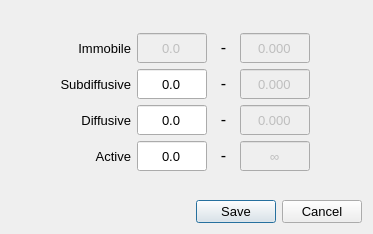
<?xml version="1.0" encoding="UTF-8"?>
<ui version="4.0">
 <class>Dialog</class>
 <widget class="QDialog" name="Dialog">
  <property name="geometry">
   <rect>
    <x>0</x>
    <y>0</y>
    <width>373</width>
    <height>234</height>
   </rect>
  </property>
  <property name="sizePolicy">
   <sizepolicy hsizetype="Fixed" vsizetype="Fixed">
    <horstretch>0</horstretch>
    <verstretch>0</verstretch>
   </sizepolicy>
  </property>
  <property name="maximumSize">
   <size>
    <width>16777215</width>
    <height>234</height>
   </size>
  </property>
  <property name="windowTitle">
   <string>Diffusivity configuration</string>
  </property>
  <property name="windowIcon">
   <iconset resource="resources/diffusivity_resources.qrc">
    <normaloff>:/icons/icons/ui-slider-050.png</normaloff>:/icons/icons/ui-slider-050.png</iconset>
  </property>
  <layout class="QVBoxLayout" name="verticalLayout">
   <item>
    <layout class="QGridLayout" name="gridLayout">
     <item row="3" column="2">
      <widget class="QLabel" name="label_8">
       <property name="sizePolicy">
        <sizepolicy hsizetype="Fixed" vsizetype="Fixed">
         <horstretch>0</horstretch>
         <verstretch>0</verstretch>
        </sizepolicy>
       </property>
       <property name="minimumSize">
        <size>
         <width>21</width>
         <height>16</height>
        </size>
       </property>
       <property name="baseSize">
        <size>
         <width>52</width>
         <height>16</height>
        </size>
       </property>
       <property name="font">
        <font>
         <pointsize>12</pointsize>
        </font>
       </property>
       <property name="text">
        <string>-</string>
       </property>
       <property name="alignment">
        <set>Qt::AlignCenter</set>
       </property>
      </widget>
     </item>
     <item row="3" column="1">
      <widget class="QLineEdit" name="txt_diffusive_min">
       <property name="sizePolicy">
        <sizepolicy hsizetype="Fixed" vsizetype="Fixed">
         <horstretch>0</horstretch>
         <verstretch>0</verstretch>
        </sizepolicy>
       </property>
       <property name="minimumSize">
        <size>
         <width>70</width>
         <height>30</height>
        </size>
       </property>
       <property name="maximumSize">
        <size>
         <width>70</width>
         <height>30</height>
        </size>
       </property>
       <property name="font">
        <font>
         <pointsize>10</pointsize>
        </font>
       </property>
       <property name="inputMask">
        <string>#.0</string>
       </property>
       <property name="text">
        <string>0.0</string>
       </property>
       <property name="alignment">
        <set>Qt::AlignCenter</set>
       </property>
      </widget>
     </item>
     <item row="3" column="0">
      <widget class="QLabel" name="lbl_diffusive">
       <property name="sizePolicy">
        <sizepolicy hsizetype="Fixed" vsizetype="Fixed">
         <horstretch>0</horstretch>
         <verstretch>0</verstretch>
        </sizepolicy>
       </property>
       <property name="minimumSize">
        <size>
         <width>120</width>
         <height>30</height>
        </size>
       </property>
       <property name="maximumSize">
        <size>
         <width>120</width>
         <height>30</height>
        </size>
       </property>
       <property name="font">
        <font>
         <pointsize>10</pointsize>
        </font>
       </property>
       <property name="text">
        <string>Diffusive</string>
       </property>
       <property name="alignment">
        <set>Qt::AlignRight|Qt::AlignTrailing|Qt::AlignVCenter</set>
       </property>
       <property name="buddy">
        <cstring>txt_diffusive_min</cstring>
       </property>
      </widget>
     </item>
     <item row="1" column="1">
      <widget class="QLineEdit" name="txt_immobile_min">
       <property name="enabled">
        <bool>false</bool>
       </property>
       <property name="sizePolicy">
        <sizepolicy hsizetype="Fixed" vsizetype="Fixed">
         <horstretch>0</horstretch>
         <verstretch>0</verstretch>
        </sizepolicy>
       </property>
       <property name="minimumSize">
        <size>
         <width>70</width>
         <height>30</height>
        </size>
       </property>
       <property name="maximumSize">
        <size>
         <width>70</width>
         <height>30</height>
        </size>
       </property>
       <property name="font">
        <font>
         <pointsize>10</pointsize>
        </font>
       </property>
       <property name="inputMask">
        <string>#.0</string>
       </property>
       <property name="text">
        <string>0.0</string>
       </property>
       <property name="alignment">
        <set>Qt::AlignCenter</set>
       </property>
      </widget>
     </item>
     <item row="1" column="0">
      <widget class="QLabel" name="lbl_immobile">
       <property name="sizePolicy">
        <sizepolicy hsizetype="Fixed" vsizetype="Fixed">
         <horstretch>0</horstretch>
         <verstretch>0</verstretch>
        </sizepolicy>
       </property>
       <property name="minimumSize">
        <size>
         <width>120</width>
         <height>30</height>
        </size>
       </property>
       <property name="maximumSize">
        <size>
         <width>120</width>
         <height>30</height>
        </size>
       </property>
       <property name="font">
        <font>
         <pointsize>10</pointsize>
        </font>
       </property>
       <property name="text">
        <string>Immobile</string>
       </property>
       <property name="alignment">
        <set>Qt::AlignRight|Qt::AlignTrailing|Qt::AlignVCenter</set>
       </property>
       <property name="buddy">
        <cstring>txt_immobile_min</cstring>
       </property>
      </widget>
     </item>
     <item row="0" column="4" rowspan="6">
      <spacer name="horizontalSpacer">
       <property name="orientation">
        <enum>Qt::Horizontal</enum>
       </property>
       <property name="sizeHint" stdset="0">
        <size>
         <width>40</width>
         <height>20</height>
        </size>
       </property>
      </spacer>
     </item>
     <item row="2" column="0">
      <widget class="QLabel" name="lbl_subdiffusive">
       <property name="sizePolicy">
        <sizepolicy hsizetype="Fixed" vsizetype="Fixed">
         <horstretch>0</horstretch>
         <verstretch>0</verstretch>
        </sizepolicy>
       </property>
       <property name="minimumSize">
        <size>
         <width>120</width>
         <height>30</height>
        </size>
       </property>
       <property name="maximumSize">
        <size>
         <width>120</width>
         <height>30</height>
        </size>
       </property>
       <property name="font">
        <font>
         <pointsize>10</pointsize>
        </font>
       </property>
       <property name="text">
        <string>Subdiffusive</string>
       </property>
       <property name="alignment">
        <set>Qt::AlignRight|Qt::AlignTrailing|Qt::AlignVCenter</set>
       </property>
       <property name="buddy">
        <cstring>txt_subdiffusive_min</cstring>
       </property>
      </widget>
     </item>
     <item row="1" column="2">
      <widget class="QLabel" name="label_6">
       <property name="sizePolicy">
        <sizepolicy hsizetype="Fixed" vsizetype="Fixed">
         <horstretch>0</horstretch>
         <verstretch>0</verstretch>
        </sizepolicy>
       </property>
       <property name="minimumSize">
        <size>
         <width>21</width>
         <height>16</height>
        </size>
       </property>
       <property name="baseSize">
        <size>
         <width>52</width>
         <height>16</height>
        </size>
       </property>
       <property name="font">
        <font>
         <pointsize>12</pointsize>
        </font>
       </property>
       <property name="text">
        <string>-</string>
       </property>
       <property name="alignment">
        <set>Qt::AlignCenter</set>
       </property>
      </widget>
     </item>
     <item row="1" column="3">
      <widget class="QLineEdit" name="txt_immobile_max">
       <property name="enabled">
        <bool>false</bool>
       </property>
       <property name="sizePolicy">
        <sizepolicy hsizetype="Fixed" vsizetype="Fixed">
         <horstretch>0</horstretch>
         <verstretch>0</verstretch>
        </sizepolicy>
       </property>
       <property name="minimumSize">
        <size>
         <width>70</width>
         <height>30</height>
        </size>
       </property>
       <property name="maximumSize">
        <size>
         <width>70</width>
         <height>30</height>
        </size>
       </property>
       <property name="font">
        <font>
         <pointsize>10</pointsize>
        </font>
       </property>
       <property name="inputMask">
        <string>#.000</string>
       </property>
       <property name="text">
        <string>0.000</string>
       </property>
       <property name="alignment">
        <set>Qt::AlignCenter</set>
       </property>
      </widget>
     </item>
     <item row="4" column="1">
      <widget class="QLineEdit" name="txt_active_min">
       <property name="sizePolicy">
        <sizepolicy hsizetype="Fixed" vsizetype="Fixed">
         <horstretch>0</horstretch>
         <verstretch>0</verstretch>
        </sizepolicy>
       </property>
       <property name="minimumSize">
        <size>
         <width>70</width>
         <height>30</height>
        </size>
       </property>
       <property name="maximumSize">
        <size>
         <width>70</width>
         <height>30</height>
        </size>
       </property>
       <property name="font">
        <font>
         <pointsize>10</pointsize>
        </font>
       </property>
       <property name="inputMask">
        <string>#.0</string>
       </property>
       <property name="text">
        <string>0.0</string>
       </property>
       <property name="alignment">
        <set>Qt::AlignCenter</set>
       </property>
      </widget>
     </item>
     <item row="2" column="2">
      <widget class="QLabel" name="label_7">
       <property name="sizePolicy">
        <sizepolicy hsizetype="Fixed" vsizetype="Fixed">
         <horstretch>0</horstretch>
         <verstretch>0</verstretch>
        </sizepolicy>
       </property>
       <property name="minimumSize">
        <size>
         <width>21</width>
         <height>16</height>
        </size>
       </property>
       <property name="baseSize">
        <size>
         <width>52</width>
         <height>16</height>
        </size>
       </property>
       <property name="font">
        <font>
         <pointsize>12</pointsize>
        </font>
       </property>
       <property name="text">
        <string>-</string>
       </property>
       <property name="alignment">
        <set>Qt::AlignCenter</set>
       </property>
      </widget>
     </item>
     <item row="2" column="3">
      <widget class="QLineEdit" name="txt_subdiffusive_max">
       <property name="enabled">
        <bool>false</bool>
       </property>
       <property name="sizePolicy">
        <sizepolicy hsizetype="Fixed" vsizetype="Fixed">
         <horstretch>0</horstretch>
         <verstretch>0</verstretch>
        </sizepolicy>
       </property>
       <property name="minimumSize">
        <size>
         <width>70</width>
         <height>30</height>
        </size>
       </property>
       <property name="maximumSize">
        <size>
         <width>70</width>
         <height>30</height>
        </size>
       </property>
       <property name="font">
        <font>
         <pointsize>10</pointsize>
        </font>
       </property>
       <property name="inputMask">
        <string>#.000</string>
       </property>
       <property name="text">
        <string>0.000</string>
       </property>
       <property name="alignment">
        <set>Qt::AlignCenter</set>
       </property>
      </widget>
     </item>
     <item row="2" column="1">
      <widget class="QLineEdit" name="txt_subdiffusive_min">
       <property name="sizePolicy">
        <sizepolicy hsizetype="Fixed" vsizetype="Fixed">
         <horstretch>0</horstretch>
         <verstretch>0</verstretch>
        </sizepolicy>
       </property>
       <property name="minimumSize">
        <size>
         <width>70</width>
         <height>30</height>
        </size>
       </property>
       <property name="maximumSize">
        <size>
         <width>70</width>
         <height>30</height>
        </size>
       </property>
       <property name="font">
        <font>
         <pointsize>10</pointsize>
        </font>
       </property>
       <property name="inputMask">
        <string>#.0</string>
       </property>
       <property name="text">
        <string>0.0</string>
       </property>
       <property name="alignment">
        <set>Qt::AlignCenter</set>
       </property>
      </widget>
     </item>
     <item row="4" column="0">
      <widget class="QLabel" name="lbl_active">
       <property name="sizePolicy">
        <sizepolicy hsizetype="Fixed" vsizetype="Fixed">
         <horstretch>0</horstretch>
         <verstretch>0</verstretch>
        </sizepolicy>
       </property>
       <property name="minimumSize">
        <size>
         <width>120</width>
         <height>30</height>
        </size>
       </property>
       <property name="maximumSize">
        <size>
         <width>120</width>
         <height>30</height>
        </size>
       </property>
       <property name="font">
        <font>
         <pointsize>10</pointsize>
        </font>
       </property>
       <property name="text">
        <string>Active</string>
       </property>
       <property name="alignment">
        <set>Qt::AlignRight|Qt::AlignTrailing|Qt::AlignVCenter</set>
       </property>
       <property name="buddy">
        <cstring>txt_active_min</cstring>
       </property>
      </widget>
     </item>
     <item row="3" column="3">
      <widget class="QLineEdit" name="txt_diffusive_max">
       <property name="enabled">
        <bool>false</bool>
       </property>
       <property name="sizePolicy">
        <sizepolicy hsizetype="Fixed" vsizetype="Fixed">
         <horstretch>0</horstretch>
         <verstretch>0</verstretch>
        </sizepolicy>
       </property>
       <property name="minimumSize">
        <size>
         <width>70</width>
         <height>30</height>
        </size>
       </property>
       <property name="maximumSize">
        <size>
         <width>70</width>
         <height>30</height>
        </size>
       </property>
       <property name="font">
        <font>
         <pointsize>10</pointsize>
        </font>
       </property>
       <property name="inputMask">
        <string>#.000</string>
       </property>
       <property name="text">
        <string>0.000</string>
       </property>
       <property name="alignment">
        <set>Qt::AlignCenter</set>
       </property>
      </widget>
     </item>
     <item row="4" column="2">
      <widget class="QLabel" name="label_9">
       <property name="sizePolicy">
        <sizepolicy hsizetype="Fixed" vsizetype="Fixed">
         <horstretch>0</horstretch>
         <verstretch>0</verstretch>
        </sizepolicy>
       </property>
       <property name="minimumSize">
        <size>
         <width>21</width>
         <height>16</height>
        </size>
       </property>
       <property name="baseSize">
        <size>
         <width>52</width>
         <height>16</height>
        </size>
       </property>
       <property name="font">
        <font>
         <pointsize>12</pointsize>
        </font>
       </property>
       <property name="text">
        <string>-</string>
       </property>
       <property name="alignment">
        <set>Qt::AlignCenter</set>
       </property>
      </widget>
     </item>
     <item row="5" column="1" colspan="3">
      <spacer name="verticalSpacer_3">
       <property name="orientation">
        <enum>Qt::Vertical</enum>
       </property>
       <property name="sizeHint" stdset="0">
        <size>
         <width>20</width>
         <height>40</height>
        </size>
       </property>
      </spacer>
     </item>
     <item row="0" column="0" colspan="4">
      <spacer name="verticalSpacer_2">
       <property name="orientation">
        <enum>Qt::Vertical</enum>
       </property>
       <property name="sizeHint" stdset="0">
        <size>
         <width>20</width>
         <height>40</height>
        </size>
       </property>
      </spacer>
     </item>
     <item row="4" column="3">
      <widget class="QLineEdit" name="txt_active_max">
       <property name="enabled">
        <bool>false</bool>
       </property>
       <property name="sizePolicy">
        <sizepolicy hsizetype="Fixed" vsizetype="Fixed">
         <horstretch>0</horstretch>
         <verstretch>0</verstretch>
        </sizepolicy>
       </property>
       <property name="minimumSize">
        <size>
         <width>70</width>
         <height>30</height>
        </size>
       </property>
       <property name="maximumSize">
        <size>
         <width>70</width>
         <height>30</height>
        </size>
       </property>
       <property name="font">
        <font>
         <pointsize>10</pointsize>
        </font>
       </property>
       <property name="inputMask">
        <string/>
       </property>
       <property name="text">
        <string>∞</string>
       </property>
       <property name="alignment">
        <set>Qt::AlignCenter</set>
       </property>
      </widget>
     </item>
    </layout>
   </item>
   <item>
    <spacer name="verticalSpacer">
     <property name="orientation">
      <enum>Qt::Vertical</enum>
     </property>
     <property name="sizeHint" stdset="0">
      <size>
       <width>229</width>
       <height>25</height>
      </size>
     </property>
    </spacer>
   </item>
   <item>
    <widget class="QDialogButtonBox" name="buttonBox">
     <property name="font">
      <font>
       <pointsize>10</pointsize>
      </font>
     </property>
     <property name="orientation">
      <enum>Qt::Horizontal</enum>
     </property>
     <property name="standardButtons">
      <set>QDialogButtonBox::Cancel|QDialogButtonBox::Save</set>
     </property>
    </widget>
   </item>
  </layout>
 </widget>
 <tabstops>
  <tabstop>txt_immobile_min</tabstop>
  <tabstop>txt_subdiffusive_min</tabstop>
  <tabstop>txt_diffusive_min</tabstop>
  <tabstop>txt_active_min</tabstop>
  <tabstop>txt_immobile_max</tabstop>
  <tabstop>txt_subdiffusive_max</tabstop>
  <tabstop>txt_diffusive_max</tabstop>
  <tabstop>txt_active_max</tabstop>
 </tabstops>
 <resources>
  <include location="resources/diffusivity_resources.qrc"/>
 </resources>
 <connections>
  <connection>
   <sender>buttonBox</sender>
   <signal>accepted()</signal>
   <receiver>Dialog</receiver>
   <slot>accept()</slot>
   <hints>
    <hint type="sourcelabel">
     <x>234</x>
     <y>222</y>
    </hint>
    <hint type="destinationlabel">
     <x>157</x>
     <y>201</y>
    </hint>
   </hints>
  </connection>
  <connection>
   <sender>buttonBox</sender>
   <signal>rejected()</signal>
   <receiver>Dialog</receiver>
   <slot>reject()</slot>
   <hints>
    <hint type="sourcelabel">
     <x>302</x>
     <y>222</y>
    </hint>
    <hint type="destinationlabel">
     <x>286</x>
     <y>201</y>
    </hint>
   </hints>
  </connection>
  <connection>
   <sender>txt_subdiffusive_min</sender>
   <signal>textChanged(QString)</signal>
   <receiver>txt_immobile_max</receiver>
   <slot>setText(QString)</slot>
   <hints>
    <hint type="sourcelabel">
     <x>227</x>
     <y>65</y>
    </hint>
    <hint type="destinationlabel">
     <x>324</x>
     <y>30</y>
    </hint>
   </hints>
  </connection>
  <connection>
   <sender>txt_diffusive_min</sender>
   <signal>textChanged(QString)</signal>
   <receiver>txt_subdiffusive_max</receiver>
   <slot>setText(QString)</slot>
   <hints>
    <hint type="sourcelabel">
     <x>210</x>
     <y>102</y>
    </hint>
    <hint type="destinationlabel">
     <x>319</x>
     <y>66</y>
    </hint>
   </hints>
  </connection>
  <connection>
   <sender>txt_active_min</sender>
   <signal>textChanged(QString)</signal>
   <receiver>txt_diffusive_max</receiver>
   <slot>setText(QString)</slot>
   <hints>
    <hint type="sourcelabel">
     <x>203</x>
     <y>142</y>
    </hint>
    <hint type="destinationlabel">
     <x>318</x>
     <y>101</y>
    </hint>
   </hints>
  </connection>
 </connections>
</ui>
